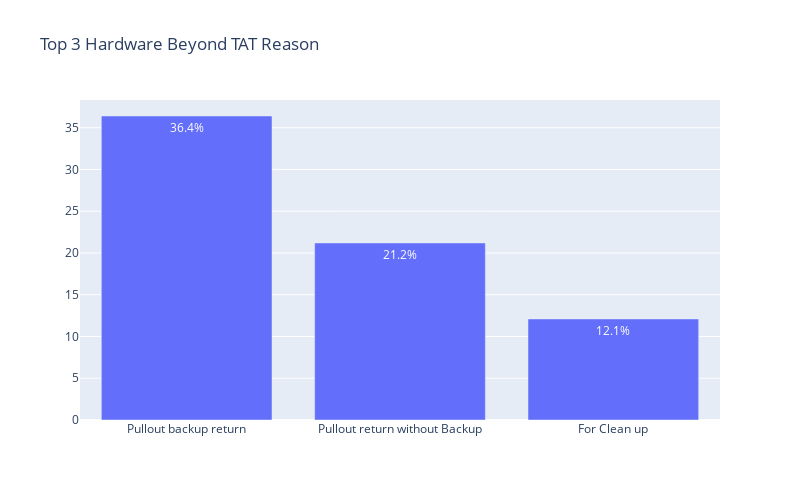

The cell this chart's notebook holds for it:
### Code cell
import plotly.graph_objects as go
Reason=['Pullout backup return', 'Pullout return without Backup', 'For Clean up']

fig4 = go.Figure([go.Bar(x=Reason, y=[36.4,21.2,12.1], text=["36.4%", "21.2%", "12.1%"])])
fig4.update_layout(autosize=False, width=800, height=500, title="Top 3 Hardware Beyond TAT Reason")
fig4.show()

### Figure 1 — Plotly figure (JSON) as saved in the notebook; plotly's stock layout.template omitted (floating-point values rounded to 4 significant figures)
{"data": [{"text": ["36.4%", "21.2%", "12.1%"], "type": "bar", "x": ["Pullout backup return", "Pullout return without Backup", "For Clean up"], "y": [36.4, 21.2, 12.1]}], "layout": {"autosize": false, "height": 500, "title": {"text": "Top 3 Hardware Beyond TAT Reason"}, "width": 800}}
